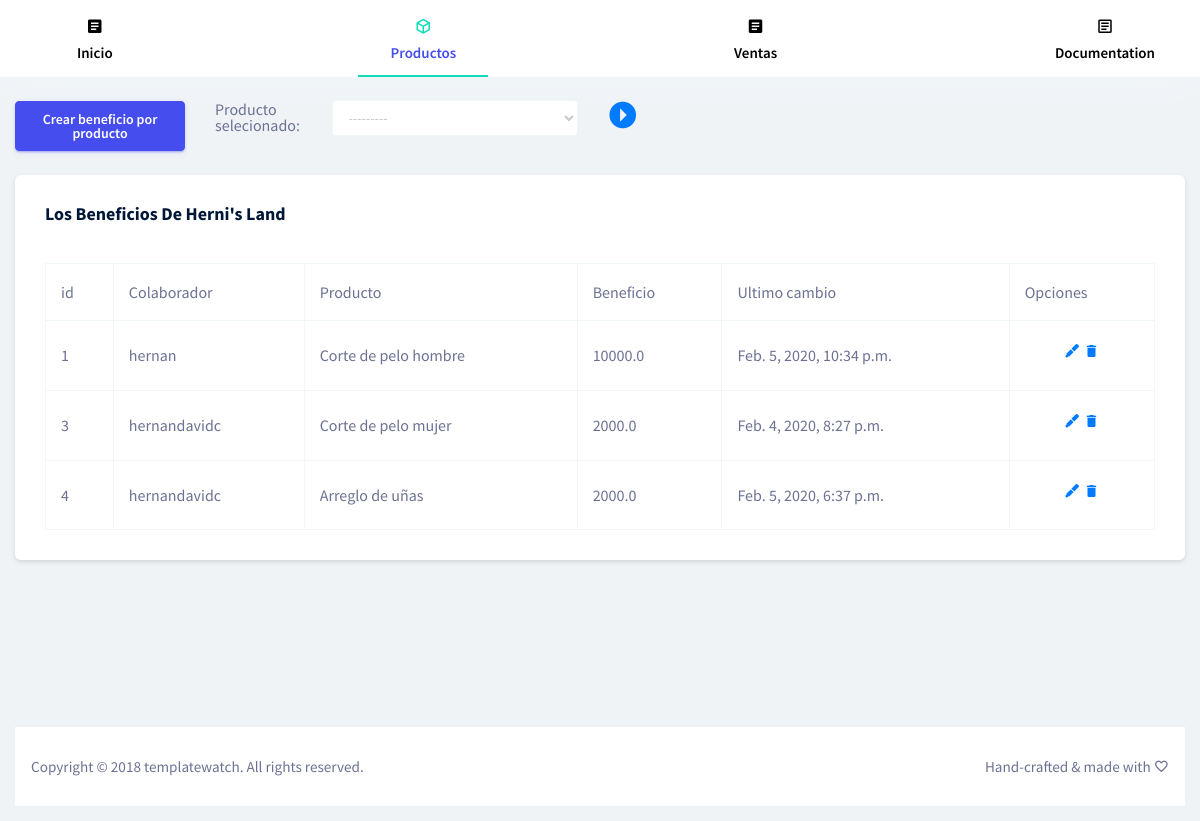
Page /productos/beneficios/ (signed in) on the earlier database version.
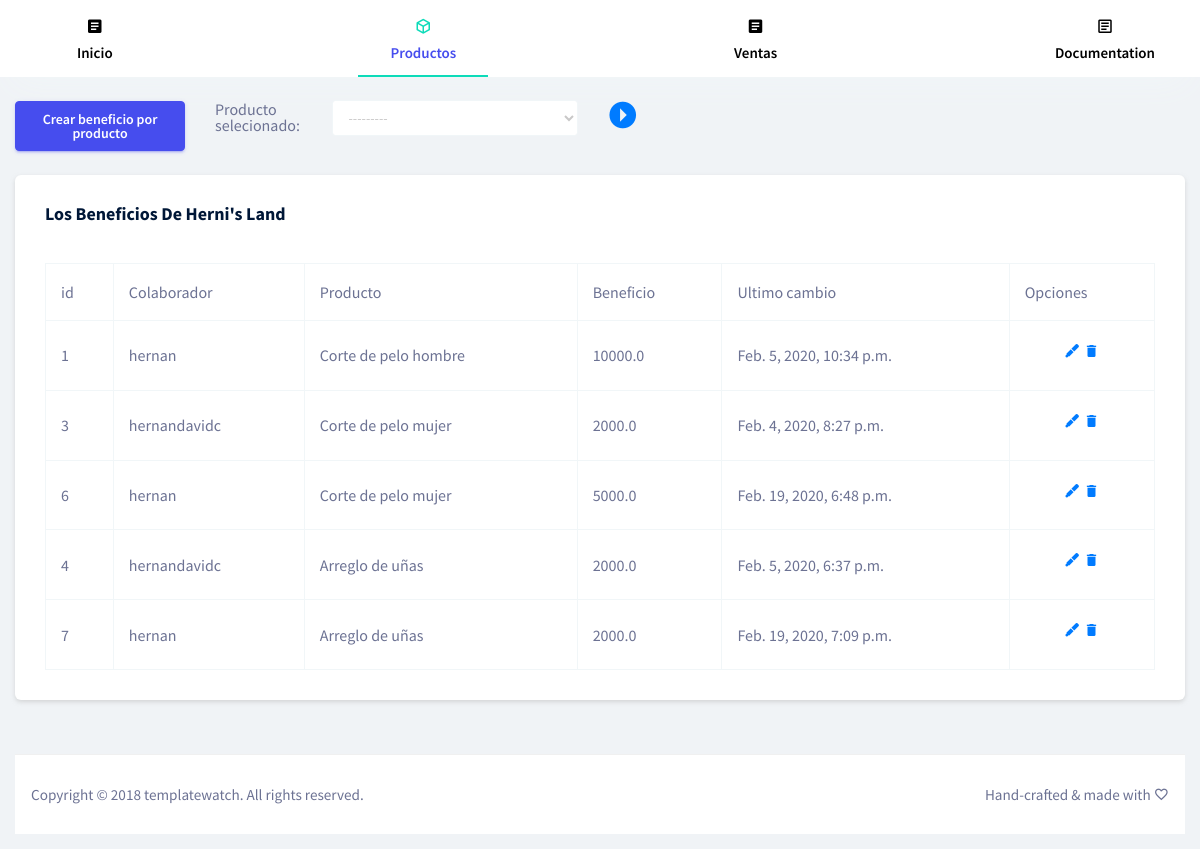
Same page on the later database version.
### products/models.py (models this page shows, shortened)
class ProfitProduct(models.Model):
    user = models.ForeignKey(User, related_name="getUserProficts", null=False, blank=False, on_delete=models.PROTECT)
    product = models.ForeignKey(Product, related_name="getProductProficts", null=False, blank=False, on_delete=models.PROTECT)
    profit = models.FloatField(verbose_name="Valor", null=False, blank=False)
    created = models.DateTimeField(auto_now_add=True, verbose_name="Fecha de creación")
    updated = models.DateTimeField(auto_now=True, verbose_name="Fecha de edición")
    class Meta:
        unique_together = (("user", "product"),)
        verbose_name = "Beneficio por producto"
        verbose_name_plural = "Beneficios por producto"

class Product(models.Model):
    name = models.CharField(verbose_name="Nombre", max_length=200, null=False, blank=False)
    company = models.ForeignKey(Company, verbose_name="Empresa", on_delete=models.CASCADE, related_name="getProducts")
    description = models.TextField(verbose_name="Descripción", null=True, blank=True)
    value = models.FloatField(verbose_name="Valor", null=False, blank=False)
    created = models.DateTimeField(auto_now_add=True, verbose_name="Fecha de creación")
    updated = models.DateTimeField(auto_now=True, verbose_name="Fecha de edición")
    class Meta:
        verbose_name = "Producto"
        verbose_name_plural = "Productos"

### products/views.py (the view, shortened to what this page needs)
# urls.py: path('productos/beneficios/',  login_required(ProfitProductListAndCreate.as_view()), name='profitsListAndCreate'),
class ProfitProductListAndCreate(CreateView):
    template_name = 'products/profitproductList.html'
    model = ProfitProduct
    form_class = ProfitProductForm
    success_url = reverse_lazy('products:profitsListAndCreate')
    def get_context_data(self, **kwargs):
        context = super().get_context_data(**kwargs)
        context['idProduct'] = ""
        context['profitproductList'] = ProfitProduct.objects.filter(product__company=self.request.user.profile.company)
        if ('id' in self.request.GET) and (self.request.GET['id'] != ''):
            idProduct = int(self.request.GET['id'])
            if Product.objects.get(id=idProduct).company == self.request.user.profile.company:
                context['idProduct'] = idProduct
                context['profitproductList'] = ProfitProduct.objects.filter(product__id=idProduct)
        context['possibleProfileUsers'] = Profile.objects.filter(company= self.request.user.profile.company)
        context['possibleProducts'] = Product.objects.filter(company= self.request.user.profile.company)
        return context

### products/forms.py
class ProfitProductForm(forms.ModelForm):
    class Meta:
        model = ProfitProduct
        fields = ['user', 'product','profit']

### templates/products/profitproductList.html (shortened to what this page needs)
{% extends 'plataforma/base.html' %}
{% load static %}
{% block stylesBlock %}
<link rel="stylesheet" href="{% static 'vendors/bootstrap/css/dataTables.bootstrap.min.css' %}">
{% endblock %}
{% block content %}
<div class="row">
    <div class="col-sm-6 col-md-2">
        <button type="button" class="btn btn-primary" data-toggle="modal" data-target="#createProductModal">
            Crear beneficio por producto
        </button>
    </div>
    <div class="col-sm-6 col-md-5 row">
        <div class="col-sm-12 col-md-3">
            <h5>Producto selecionado:</h5>
        </div>
        <div class="col-sm-12 col-md-7">
            <select id="selectFilter" required class="form-control">
                <option value="" {% if not 'id' in request.GET  %} selected {% endif %}>---------</option>
            </select>
        </div>
        <div class="col-sm-12 col-md-1">
            <a id="goToProductProfits" href="#" disabled><p style="font-size: 2rem;" class="mt-1"> <i class="mdi mdi-arrow-right-drop-circle"></i></p></a>
        </div>
    </div>
    <div class="col-sm-12 col-md-5">
    </div>
</div>
<div class="row mt-4">
    <div class="col-lg-12 grid-margin stretch-card">
        <div class="card">
        <div class="card-body">
            <h4 class="card-title">Los beneficios de {{request.user.profile.company.name}}</h4>
            <div class="table-responsive pt-3">
                {% if profitproductList %}
                    <table id="dataTable" class="table table-bordered table-hover">
                        <thead>
                            <tr>
                                <th>id</th>
                                <th>Colaborador</th>
                                <th>Producto</th>
                                <th>Beneficio</th>
                                <th>Ultimo cambio</th>
                                <th>Opciones</th>
                            </tr>
                        </thead>
                        <tbody>
                        {% for profitproduct in profitproductList %}
                            <tr>
                                <td>{{ profitproduct.id }}</td>
                                <td>{{ profitproduct.user }}</td>
                                <td>{{ profitproduct.product.name }}</td>
                                <td>{{ profitproduct.profit }}</td>
                                <td>{{ profitproduct.updated }}</td>
                                <td>
                                    <p style="text-align:center;">
                                        <a href="{% url 'products:profitsUpdate' profitproduct.id %}"><i class="mdi mdi-grease-pencil"></i></a>
                                        <a href="#" data-href="{% url 'products:profitsDelete' profitproduct.id %}" data-toggle="modal" data-target="#confirm-delete" >
                                            <i class="mdi mdi-delete"></i>
                                        </a>
                                    </p>
                                </td>
                            </tr>
                        {% endfor %}
                        </tbody>
                    </table>
                {% else %}
                    <div class="alert alert-info" role="alert">
                        No tienes registrado beneficios para tus colaboradores
                    </div>
                {% endif %}
            </div>
        </div>
        </div>
    </div>
</div>
{% endblock %}

Differences in the rows shown:
added ProfitProduct: id "6", user "hernan", product.name "Corte de pelo mujer", profit "5000.0", updated "Feb. 19, 2020, 6:48 p.m."
added ProfitProduct: id "7", user "hernan", product.name "Arreglo de uñas", profit "2000.0", updated "Feb. 19, 2020, 7:09 p.m."
